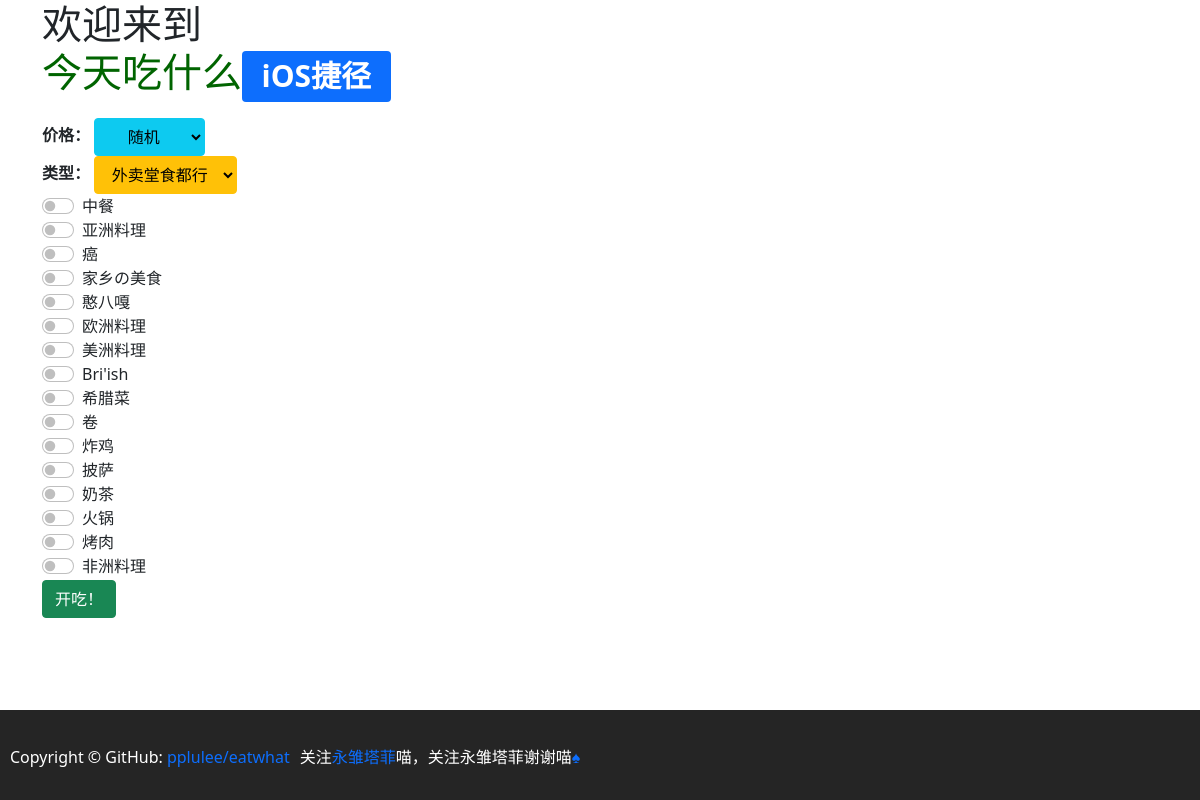
The page / on the database its author committed.
### tables this page shows
CREATE TABLE `category` (
  `id` tinyint(3) unsigned NOT NULL AUTO_INCREMENT,
  `name` text NOT NULL,
  PRIMARY KEY (`id`)
);

### index.php (the view, shortened to what this page needs)
<?php
include("header.php");
?>
<html>
<head>
</head>
<body>
<div class="container">
    <div class="row align-items-start">
        <div class="col">
            <h1>欢迎来到<p style="color:darkgreen;">今天吃什么<a href="/ios"><span class="badge bg-primary">iOS捷径</span></a></p></h1>
            <form action="" method="post">
                <b>价格：</b>
                <select class="btn btn-info dropdown-toggle" name="richness">
                    <option value=''>随机</option>
                    <br>
                    <?php
                    $result = mysqli_query($conn, "SELECT id,name FROM richness;");
                    $selected_item = (isset($_POST['submit'])) ? $_POST['richness'] : '0';
                    if (mysqli_num_rows($result) > 0) {
                        while ($row = mysqli_fetch_assoc($result)) {
                            $code = $selected_item == $row['id'] ? "selected" : "";
                            echo "<option $code value='{$row['id']}'>{$row['name']}</option><br>";
                        }
                    }
                    ?>
                </select>
                <br>
                <b>类型：</b>
                <select class="btn btn-warning dropdown-toggle" name="method">
                    <option value="both" <?php echo (isset($_POST['submit']) && $_POST['method'] == 'both') ? "selected" : ""; ?>>
                        外卖堂食都行
                    </option>
                </select>
                <br>
                <div class="form-check form-switch">
                    <?php
                    $result = mysqli_query($conn, "SELECT id,name FROM category;");
                    $selected_item = (isset($_POST['submit']) && isset($_POST['category'])) ? $_POST['category'] : array();
                    if (mysqli_num_rows($result) > 0) {
                        while ($row = mysqli_fetch_assoc($result)) {
                            $code = in_array($row['id'], $selected_item) ? "checked" : "";
                            echo "{$row['name']} <input $code class='form-check-input' type='checkbox' role='switch' name='category[]' value='{$row['id']}'><br>";
                        }
                    }
                    ?>
                </div>
                <button type="submit" name="submit" class="btn btn-success">开吃！</button>
            </form>
        </div>
    </div>
</div>
<?php
include("footer.php");
?>
</body>
</html>

### rows shown on the page
category: name "中餐"
category: name "亚洲料理"
category: name "癌"
category: name "家乡の美食"
category: name "憨八嘎"
category: name "欧洲料理"
category: name "美洲料理"
category: name "Bri'ish"
category: name "希腊菜"
category: name "卷"
category: name "炸鸡"
category: name "披萨"
category: name "奶茶"
category: name "火锅"
category: name "烤肉"
category: name "非洲料理"
